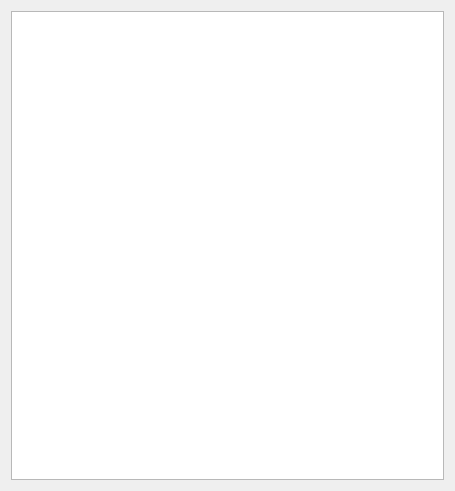
<?xml version="1.0" encoding="UTF-8"?>
<ui version="4.0">
 <class>FieldDialog</class>
 <widget class="QDialog" name="FieldDialog">
  <property name="geometry">
   <rect>
    <x>0</x>
    <y>0</y>
    <width>455</width>
    <height>491</height>
   </rect>
  </property>
  <property name="windowTitle">
   <string>图层字段显示对话框</string>
  </property>
  <layout class="QGridLayout" name="gridLayout_2">
   <item row="0" column="0">
    <layout class="QGridLayout" name="gridLayout">
     <item row="0" column="0">
      <widget class="QTableWidget" name="tableWidget"/>
     </item>
    </layout>
   </item>
  </layout>
 </widget>
 <layoutdefault spacing="6" margin="11"/>
 <resources/>
 <connections/>
</ui>
